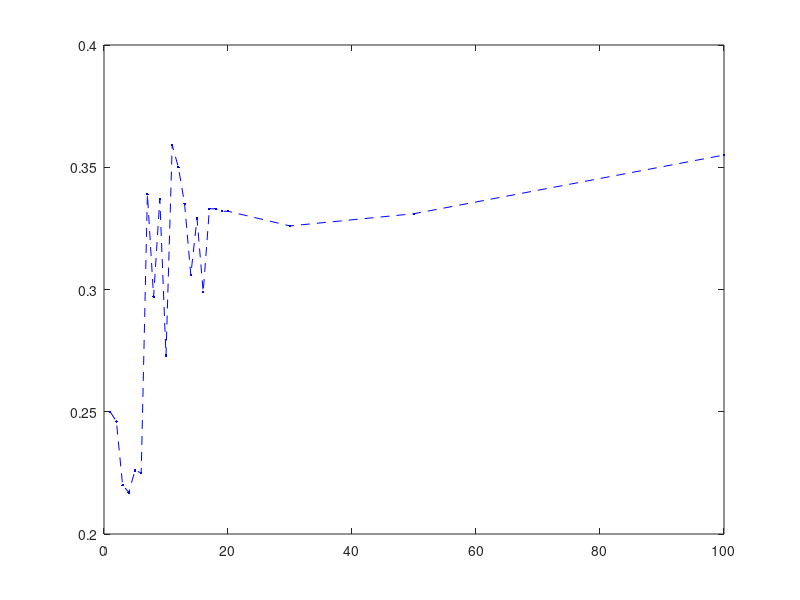

The MATLAB source for this figure: (Note: this script raises an error after producing the figure.)
x=1:0.01:20;

%Chebyshev Distance
x_c_notN=[1	2	3	4	5	6	7	8	9	10	11	12	13	14	15	16	17	18	19	20	30	50	100];
y_c_notN=[0.25	0.246	0.22	0.217	0.226	0.225	0.339	0.297	0.337	0.273	0.359	0.35	0.335	0.306	0.329	0.299	0.333	0.333	0.332	0.332	0.326	0.331	0.355];
plot(x_c_notN, y_c_notN, 'b.--');
hold on
f_c_notN=fittype('a*log2(x)+b');
fit1=fit(x_c_notN', y_c_notN', f_c_notN', 'StartPoint', [x_c_notN(1) y_c_notN(1)]);
y1=feval(fit1, x');
plot(x, y1, 'b');

x_c_N=[1	2	3	4	5	6	7	8	9	10	11	12	13	14	15	16	17	18	19	20	30	50	100];
y_c_N=[0.1	0.129	0.165	0.164	0.154	0.164	0.288	0.279	0.314	0.291	0.325	0.305	0.33	0.361	0.364	0.37	0.363	0.375	0.395	0.406	0.403	0.423	0.441];
plot(x_c_N, y_c_N, 'm.--');
hold on
f_c_N=fittype('a*log2(x)+b');
fit2=fit(x_c_N', y_c_N', f_c_N', 'StartPoint', [x_c_N(1) y_c_N(1)]);
y2=feval(fit2, x');
plot(x, y2, 'm');

%general settings
xlabel('k');
ylabel('error rate');
legend('notN_cd', 'Not Normalized Chebyshev Distance', 'N_cd', 'Normalized Chebyshev Distance');
title('Chebyshev Distance Compare');